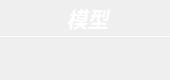
                    <widget class="QFrame" name="Model_QF_cam">
                     <property name="minimumSize">
                      <size>
                       <width>170</width>
                       <height>80</height>
                      </size>
                     </property>
                     <property name="maximumSize">
                      <size>
                       <width>170</width>
                       <height>80</height>
                      </size>
                     </property>
                     <property name="toolTipDuration">
                      <number>0</number>
                     </property>
                     <property name="styleSheet">
                      <string notr="true">QFrame#Model_QF_cam{
color: rgb(255, 255, 255);
border-radius: 15px;
background-color: qradialgradient(cx:0, cy:0, radius:1, fx:0.1, fy:0.1, stop:0 rgb(0, 226, 192),  stop:1 rgb(0, 154, 193));
border: 1px outset rgb(72, 158, 204)
}
</string>
                     </property>
                     <!-- <property name="frameShape">
                      <enum>QFrame::StyledPanel</enum>
                     </property> -->
                     <property name="frameShadow">
                      <enum>QFrame::Raised</enum>
                     </property>
                     <layout class="QVBoxLayout" name="verticalLayout_28" stretch="0,2,1">
                      <property name="spacing">
                       <number>0</number>
                      </property>
                      <property name="leftMargin">
                       <number>0</number>
                      </property>
                      <property name="topMargin">
                       <number>0</number>
                      </property>
                      <property name="rightMargin">
                       <number>0</number>
                      </property>
                      <property name="bottomMargin">
                       <number>0</number>
                      </property>
                      <item>
                       <widget class="QFrame" name="Model_top_cam">
                        <property name="styleSheet">
                         <string notr="true">border:none</string>
                        </property>
                        <!-- <property name="frameShape">
                         <enum>QFrame::StyledPanel</enum>
                        </property> -->
                        <property name="frameShadow">
                         <enum>QFrame::Raised</enum>
                        </property>
                        <layout class="QHBoxLayout" name="horizontalLayout_19">
                         <property name="spacing">
                          <number>0</number>
                         </property>
                         <property name="leftMargin">
                          <number>0</number>
                         </property>
                         <property name="topMargin">
                          <number>3</number>
                         </property>
                         <property name="rightMargin">
                          <number>7</number>
                         </property>
                         <property name="bottomMargin">
                          <number>3</number>
                         </property>
                         <item>
                          <widget class="QLabel" name="label_12">
                           <property name="maximumSize">
                            <size>
                             <width>16777215</width>
                             <height>30</height>
                            </size>
                           </property>
                           <property name="font">
                            <font>
                             <family>Segoe UI</family>
                             <pointsize>16</pointsize>
                             <italic>true</italic>
                             <bold>true</bold>
                            </font>
                           </property>
                           <property name="styleSheet">
                            <string notr="true">color: rgb(255, 255, 255);
padding-left:12px;
font: 700 italic 16pt &quot;Segoe UI&quot;;</string>
                           </property>
                           <property name="midLineWidth">
                            <number>-1</number>
                           </property>
                           <property name="text">
                            <string>模型</string>
                           </property>
                           <property name="alignment">
                            <set>Qt::AlignCenter</set>
                           </property>
                           <property name="wordWrap">
                            <bool>false</bool>
                           </property>
                           <property name="indent">
                            <number>0</number>
                           </property>
                          </widget>
                         </item>
                        </layout>
                       </widget>
                      </item>
                      <item>
                       <widget class="Line" name="line_9">
                        <property name="maximumSize">
                         <size>
                          <width>16777215</width>
                          <height>1</height>
                         </size>
                        </property>
                        <property name="styleSheet">
                         <string notr="true">background-color: rgb(255, 255, 255);</string>
                        </property>
                        <property name="orientation">
                         <enum>Qt::Horizontal</enum>
                        </property>
                       </widget>
                      </item>
                      <item>
                       <widget class="QFrame" name="Model_bottom_cam">
                        <property name="styleSheet">
                         <string notr="true">border:none</string>
                        </property>
                        <!-- <property name="frameShape">
                         <enum>QFrame::StyledPanel</enum>
                        </property> -->
                        <property name="frameShadow">
                         <enum>QFrame::Raised</enum>
                        </property>
                        <layout class="QVBoxLayout" name="verticalLayout_29">
                         <property name="spacing">
                          <number>0</number>
                         </property>
                         <property name="leftMargin">
                          <number>0</number>
                         </property>
                         <property name="topMargin">
                          <number>6</number>
                         </property>
                         <property name="rightMargin">
                          <number>0</number>
                         </property>
                         <property name="bottomMargin">
                          <number>6</number>
                         </property>
                         <item alignment="Qt::AlignTop">
                          <widget class="QLabel" name="Model_name_cam">
                           <property name="minimumSize">
                            <size>
                             <width>0</width>
                             <height>30</height>
                            </size>
                           </property>
                           <property name="maximumSize">
                            <size>
                             <width>16777215</width>
                             <height>30</height>
                            </size>
                           </property>
                           <property name="font">
                            <font>
                             <family>Segoe UI</family>
                             <pointsize>15</pointsize>
                             <italic>false</italic>
                             <bold>false</bold>
                             <underline>false</underline>
                            </font>
                           </property>
                           <property name="styleSheet">
                            <string notr="true">color: rgb(255, 255, 255);
font: 15pt &quot;Segoe UI&quot;;
</string>
                           </property>
                           <property name="text">
                            <string/>
                           </property>
                           <property name="alignment">
                            <set>Qt::AlignCenter</set>
                           </property>
                          </widget>
                         </item>
                        </layout>
                       </widget>
                      </item>
                     </layout>
                    </widget>
